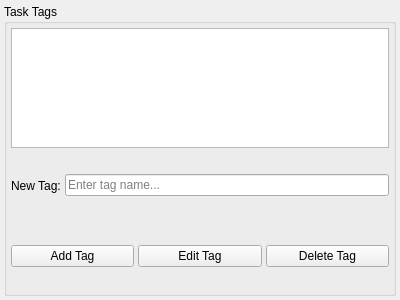
<?xml version="1.0" encoding="UTF-8"?>
<ui version="4.0">
 <class>Widget_tag</class>
 <widget class="QWidget" name="Widget_tag">
  <property name="geometry">
   <rect>
    <x>0</x>
    <y>0</y>
    <width>400</width>
    <height>300</height>
   </rect>
  </property>
  <property name="windowTitle">
   <string>Tag Widget</string>
  </property>
  <layout class="QVBoxLayout" name="verticalLayout_Widget_tag">
   <property name="spacing">
    <number>4</number>
   </property>
   <property name="leftMargin">
    <number>4</number>
   </property>
   <property name="topMargin">
    <number>4</number>
   </property>
   <property name="rightMargin">
    <number>4</number>
   </property>
   <property name="bottomMargin">
    <number>4</number>
   </property>
   <item>
    <widget class="QGroupBox" name="groupBox_tags">
     <property name="title">
      <string>Task Tags</string>
     </property>
     <layout class="QVBoxLayout" name="verticalLayout_groupBox_tags">
      <property name="spacing">
       <number>4</number>
      </property>
      <property name="leftMargin">
       <number>4</number>
      </property>
      <property name="topMargin">
       <number>4</number>
      </property>
      <property name="rightMargin">
       <number>4</number>
      </property>
      <property name="bottomMargin">
       <number>4</number>
      </property>
      <item>
       <widget class="QListWidget" name="listWidget_tags">
        <property name="sizePolicy">
         <sizepolicy hsizetype="Preferred" vsizetype="Expanding">
          <horstretch>0</horstretch>
          <verstretch>0</verstretch>
         </sizepolicy>
        </property>
        <property name="maximumSize">
         <size>
          <width>16777215</width>
          <height>120</height>
         </size>
        </property>
       </widget>
      </item>
      <item>
       <widget class="QWidget" name="widget_tag_input" native="true">
        <layout class="QHBoxLayout" name="horizontalLayout_tag_input">
         <property name="spacing">
          <number>4</number>
         </property>
         <property name="leftMargin">
          <number>0</number>
         </property>
         <property name="topMargin">
          <number>0</number>
         </property>
         <property name="rightMargin">
          <number>0</number>
         </property>
         <property name="bottomMargin">
          <number>0</number>
         </property>
         <item>
          <widget class="QLabel" name="label_new_tag">
           <property name="text">
            <string>New Tag:</string>
           </property>
          </widget>
         </item>
         <item>
          <widget class="QLineEdit" name="lineEdit_new_tag">
           <property name="placeholderText">
            <string>Enter tag name...</string>
           </property>
          </widget>
         </item>
        </layout>
       </widget>
      </item>
      <item>
       <widget class="QWidget" name="widget_tag_buttons" native="true">
        <layout class="QHBoxLayout" name="horizontalLayout_tag_buttons">
         <property name="spacing">
          <number>4</number>
         </property>
         <property name="leftMargin">
          <number>0</number>
         </property>
         <property name="topMargin">
          <number>0</number>
         </property>
         <property name="rightMargin">
          <number>0</number>
         </property>
         <property name="bottomMargin">
          <number>0</number>
         </property>
         <item>
          <widget class="QPushButton" name="pushButton_add_tag">
           <property name="text">
            <string>Add Tag</string>
           </property>
          </widget>
         </item>
         <item>
          <widget class="QPushButton" name="pushButton_edit_tag">
           <property name="text">
            <string>Edit Tag</string>
           </property>
          </widget>
         </item>
         <item>
          <widget class="QPushButton" name="pushButton_delete_tag">
           <property name="text">
            <string>Delete Tag</string>
           </property>
          </widget>
         </item>
        </layout>
       </widget>
      </item>
     </layout>
    </widget>
   </item>
  </layout>
 </widget>
 <resources/>
 <connections/>
</ui> 
